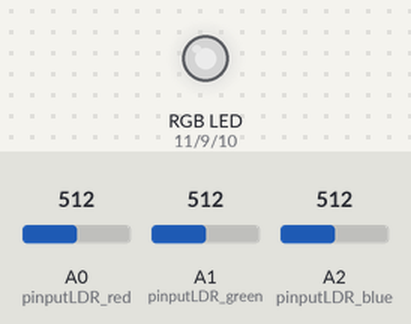
This sketch was run on a simulated Arduino Uno, built with avr-gcc and run on an emulated ATmega328P. Shown: an RGB LED mixed from three pins (HIGH = lit). The inputs (shaded band) are chosen by the test bench; at power-on: A0 (pinputLDR_red) = 512, A1 (pinputLDR_green) = 512, A2 (pinputLDR_blue) = 512. Dim RGB values are drawn brighter than linear; what the sketch prints to the serial monitor is not drawn.

Above: at 1.2 s.
1.3 s: A0 (pinputLDR_red) set to 417
At 2.2 s:
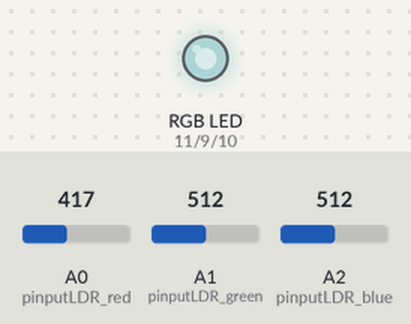
3.3 s: A0 (pinputLDR_red) set to 389
At 3.9 s:
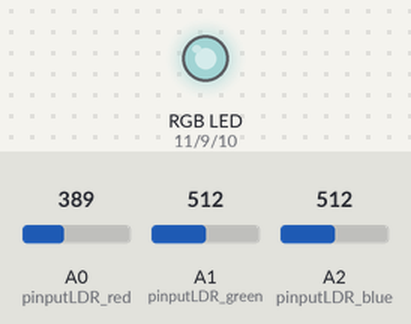
5.1 s: A1 (pinputLDR_green) set to 407
At 6.3 s:
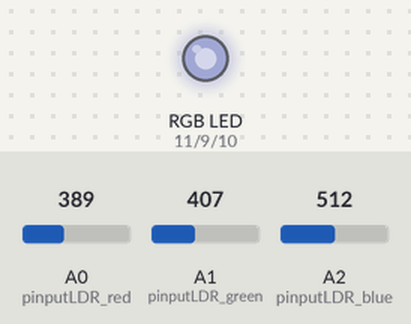
6.9 s: A1 (pinputLDR_green) set to 386
At 8.1 s:
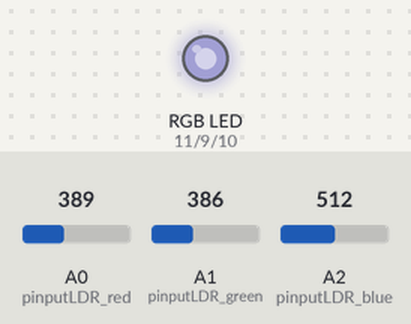
8.7 s: A2 (pinputLDR_blue) set to 410
At 9.4 s:
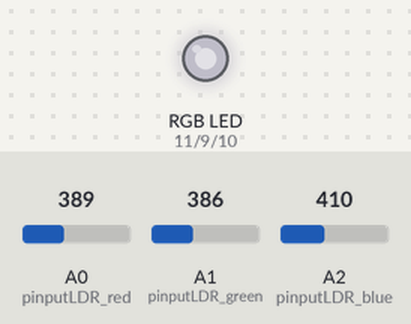
10.5 s: A2 (pinputLDR_blue) set to 391
At 11.8 s:
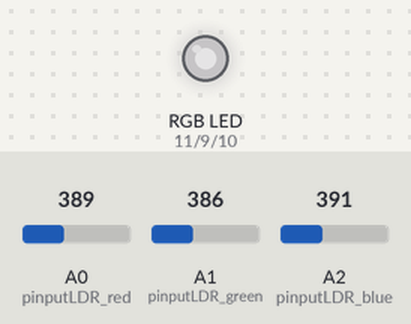
Timing chart, 0 to 13.3 s (numbered marks = the images above; inputs shaded):
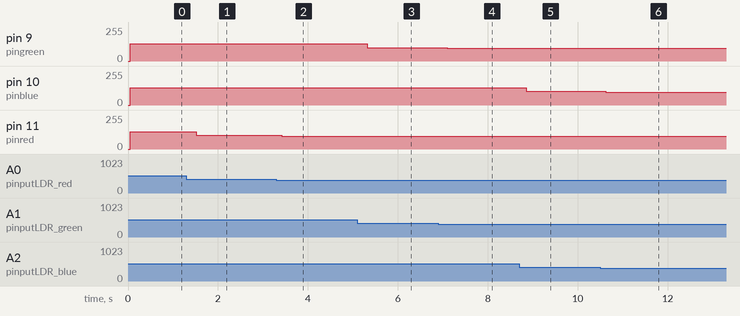

Measured:
- after the input at 1.3 s, pin 11 (pinred): 128/255 → 104/255 after 0.22 s
- after the input at 3.3 s, pin 11 (pinred): 104/255 → 97/255 after 0.12 s
- after the input at 5.1 s, pin 9 (pingreen): 128/255 → 101/255 after 0.22 s
- after the input at 6.9 s, pin 9 (pingreen): 101/255 → 96/255 after 0.20 s
- after the input at 8.7 s, pin 10 (pinblue): 128/255 → 102/255 after 0.16 s
- after the input at 10.5 s, pin 10 (pinblue): 102/255 → 97/255 after 0.12 s

The sketch:

TA021.ino
```cpp
// C++ code

const int pinred = 11;
const int pinblue = 10;
const int pingreen = 9;

const int pinputLDR_red = A0;  // Corrected from pinputLRD_red
const int pinputLDR_green = A1;
const int pinputLDR_blue = A2;

int valuesensor_red = 0;
int valuesensor_green = 0;
int valuesensor_blue = 0;

int valuered = 0;
int valuegreen = 0;
int valueblue = 0;

void setup()
{
  Serial.begin(9600);

  pinMode(pingreen, OUTPUT);
  pinMode(pinred, OUTPUT);
  pinMode(pinblue, OUTPUT);
}

void loop()
{
  valuesensor_red = analogRead(pinputLDR_red);  // Corrected variable name
  delay(5);
  valuesensor_green = analogRead(pinputLDR_green);
  delay(5);
  valuesensor_blue = analogRead(pinputLDR_blue);  // Corrected variable name

  Serial.print("Mapa de valores sensores\t Rojo: ");
  Serial.print(valuesensor_red);
  Serial.print("\t Verde: ");
  Serial.print(valuesensor_green);
  Serial.print("\t Azul: ");
  Serial.print(valuesensor_blue);

  valuered = valuesensor_red / 4;
  valuegreen = valuesensor_green / 4;
  valueblue = valuesensor_blue / 4;  // Corrected variable name

  Serial.print("Mapa de valores \t Rojo: ");
  Serial.print(valuered);
  Serial.print("\t Verde: ");
  Serial.print(valuegreen);
  Serial.print("\t Azul: ");
  Serial.print(valueblue);

  analogWrite(pinred, valuered);
  analogWrite(pingreen, valuegreen);
  analogWrite(pinblue, valueblue);
}
```
